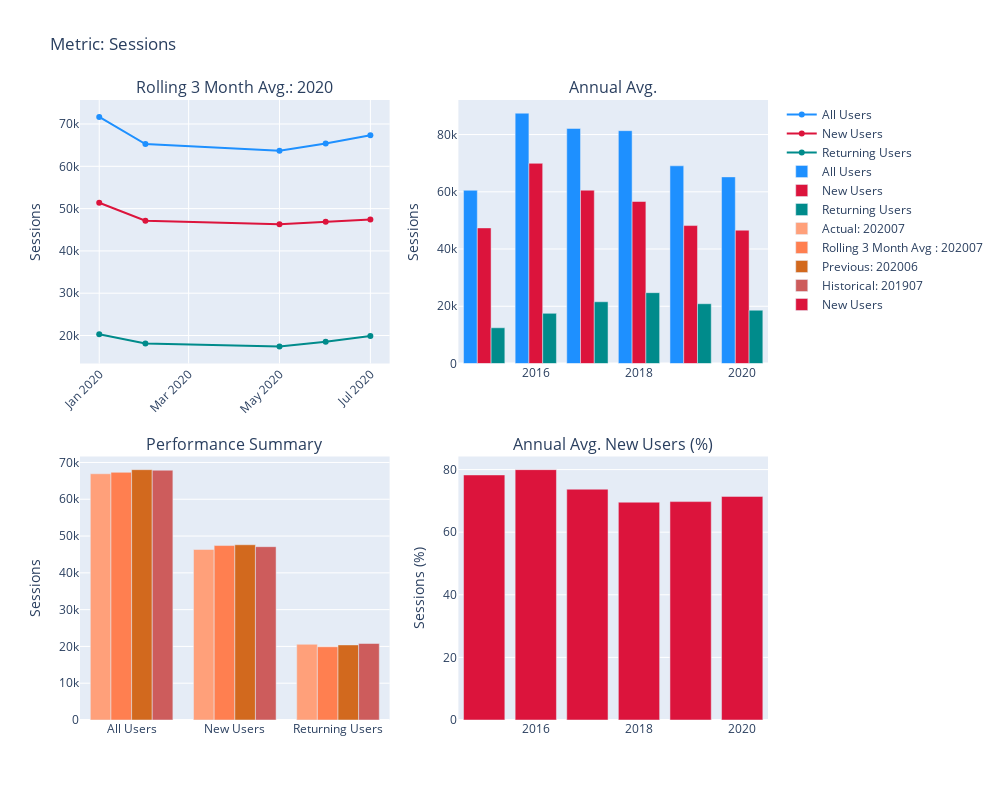

The cell this chart's notebook holds for it:
### Markdown cell above
## Section B: Web Traffic Metric Summary

### Code cell
dashboard_view = DashboardQuadrantView(web_traffic_df_copy, segments, key_metrics)
dashboard_view.execute()

### Figure 1 — Plotly figure (JSON) as saved in the notebook; plotly's stock layout.template omitted (floating-point values rounded to 4 significant figures)
{"data": [{"hovertext": "All Users", "marker": {"color": "dodgerblue"}, "mode": "lines+markers", "name": "All Users", "type": "scatter", "x": ["2020-01-01T00:00:00", "2020-02-01T00:00:00", "2020-05-01T00:00:00", "2020-06-01T00:00:00", "2020-07-01T00:00:00"], "xaxis": "x", "y": [71674, 65260.0, 63690.0, 65390.0, 67320.0], "yaxis": "y"}, {"hovertext": "New Users", "marker": {"color": "crimson"}, "mode": "lines+markers", "name": "New Users", "type": "scatter", "x": ["2020-01-01T00:00:00", "2020-02-01T00:00:00", "2020-05-01T00:00:00", "2020-06-01T00:00:00", "2020-07-01T00:00:00"], "xaxis": "x", "y": [51390.0, 47130.0, 46300.0, 46880.0, 47420.0], "yaxis": "y"}, {"hovertext": "Returning Users", "marker": {"color": "darkcyan"}, "mode": "lines+markers", "name": "Returning Users", "type": "scatter", "x": ["2020-01-01T00:00:00", "2020-02-01T00:00:00", "2020-05-01T00:00:00", "2020-06-01T00:00:00", "2020-07-01T00:00:00"], "xaxis": "x", "y": [20280.0, 18131, 17390.0, 18510.0, 19900.0], "yaxis": "y"}, {"hovertext": "All Users", "marker": {"color": "dodgerblue"}, "name": "All Users", "type": "bar", "x": [2015, 2016, 2017, 2018, 2019, 2020], "xaxis": "x2", "y": [60530.0, 87470.0, 82140.0, 81359, 69085, 65210.0], "yaxis": "y2"}, {"hovertext": "New Users", "marker": {"color": "crimson"}, "name": "New Users", "type": "bar", "x": [2015, 2016, 2017, 2018, 2019, 2020], "xaxis": "x2", "y": [47380.0, 69950.0, 60560.0, 56609, 48200.0, 46580.0], "yaxis": "y2"}, {"hovertext": "Returning Users", "marker": {"color": "darkcyan"}, "name": "Returning Users", "type": "bar", "x": [2015, 2016, 2017, 2018, 2019, 2020], "xaxis": "x2", "y": [12480.0, 17520.0, 21580.0, 24750.0, 20890.0, 18629], "yaxis": "y2"}, {"hovertext": "Actual: 202007", "marker": {"color": "lightsalmon"}, "name": "Actual: 202007", "type": "bar", "x": ["All Users", "New Users", "Returning Users"], "xaxis": "x3", "y": [66935, 46355, 20579], "yaxis": "y3"}, {"hovertext": "Rolling 3 Month Avg : 202007", "marker": {"color": "coral"}, "name": "Rolling 3 Month Avg : 202007", "type": "bar", "x": ["All Users", "New Users", "Returning Users"], "xaxis": "x3", "y": [67319, 47418, 19900], "yaxis": "y3"}, {"hovertext": "Previous: 202006", "marker": {"color": "chocolate"}, "name": "Previous: 202006", "type": "bar", "x": ["All Users", "New Users", "Returning Users"], "xaxis": "x3", "y": [68042, 47633, 20409], "yaxis": "y3"}, {"hovertext": "Historical: 201907", "marker": {"color": "indianred"}, "name": "Historical: 201907", "type": "bar", "x": ["All Users", "New Users", "Returning Users"], "xaxis": "x3", "y": [67905, 47111, 20794], "yaxis": "y3"}, {"hovertext": "New Users", "marker": {"color": "crimson"}, "name": "New Users", "type": "bar", "x": [2015, 2016, 2017, 2018, 2019, 2020], "xaxis": "x4", "y": [78.28, 79.97, 73.73, 69.58, 69.77, 71.43], "yaxis": "y4"}], "layout": {"annotations": [{"font": {"size": 16}, "showarrow": false, "text": "Rolling 3 Month Avg.: 2020", "x": 0.225, "xanchor": "center", "xref": "paper", "y": 1, "yanchor": "bottom", "yref": "paper"}, {"font": {"size": 16}, "showarrow": false, "text": "Annual Avg.", "x": 0.775, "xanchor": "center", "xref": "paper", "y": 1, "yanchor": "bottom", "yref": "paper"}, {"font": {"size": 16}, "showarrow": false, "text": "Performance Summary", "x": 0.225, "xanchor": "center", "xref": "paper", "y": 0.425, "yanchor": "bottom", "yref": "paper"}, {"font": {"size": 16}, "showarrow": false, "text": "Annual Avg. New Users (%)", "x": 0.775, "xanchor": "center", "xref": "paper", "y": 0.425, "yanchor": "bottom", "yref": "paper"}], "barmode": "group", "height": 800, "title": {"text": "Metric: Sessions"}, "width": 1000, "xaxis": {"anchor": "y", "domain": [0, 0.45], "showticklabels": true, "tickangle": -45}, "xaxis2": {"anchor": "y2", "domain": [0.55, 1]}, "xaxis3": {"anchor": "y3", "domain": [0, 0.45]}, "xaxis4": {"anchor": "y4", "domain": [0.55, 1]}, "yaxis": {"anchor": "x", "domain": [0.575, 1], "title": {"text": "Sessions"}}, "yaxis2": {"anchor": "x2", "domain": [0.575, 1], "title": {"text": "Sessions"}}, "yaxis3": {"anchor": "x3", "domain": [0, 0.425], "title": {"text": "Sessions"}}, "yaxis4": {"anchor": "x4", "domain": [0, 0.425], "title": {"text": "Sessions (%)"}}}}
